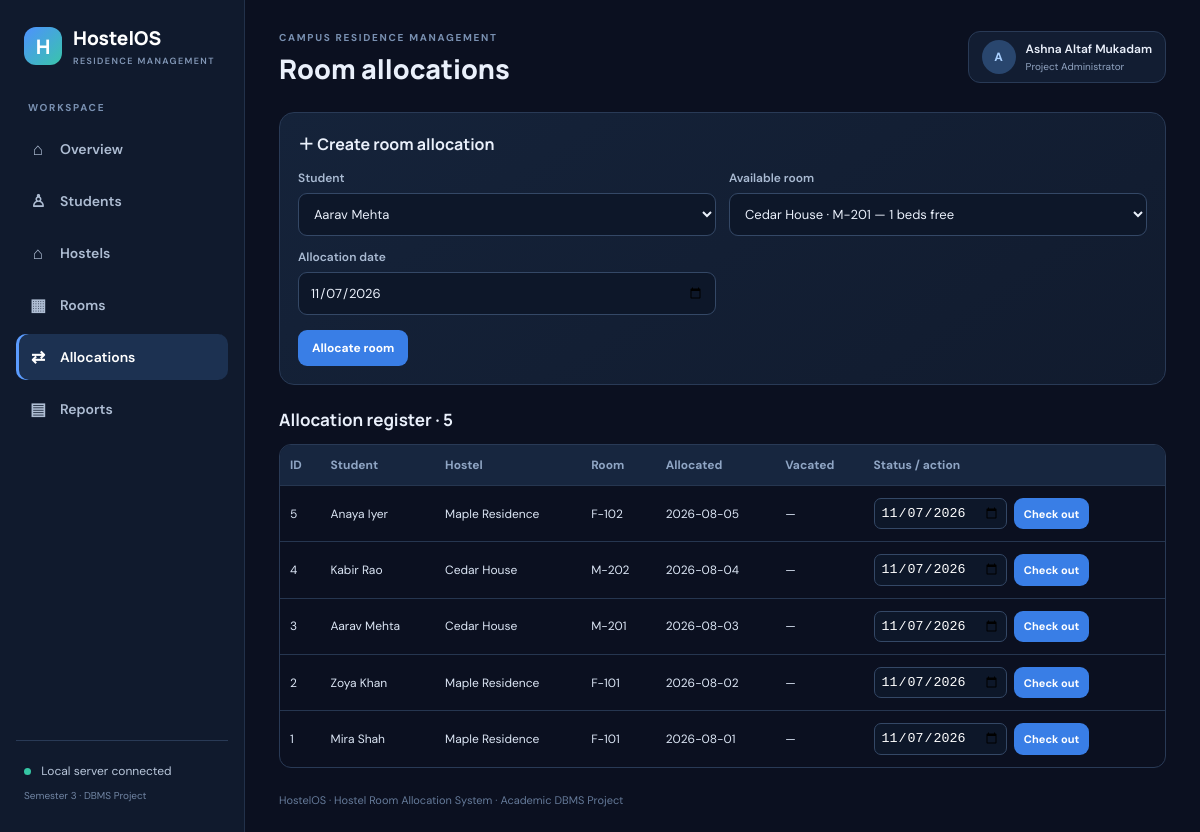
/allocations.php, run on the app's committed database.
### tables this page shows
CREATE TABLE allocations(
 allocation_id INT AUTO_INCREMENT PRIMARY KEY,
 student_id INT NOT NULL,
 room_id INT NOT NULL,
 allocation_date DATE NOT NULL,
 vacating_date DATE NULL,
 status ENUM('Active','Completed','Cancelled') NOT NULL DEFAULT 'Active',
 created_at TIMESTAMP DEFAULT CURRENT_TIMESTAMP,
 CONSTRAINT fk_alloc_student FOREIGN KEY(student_id) REFERENCES students(student_id)
   ON UPDATE CASCADE ON DELETE RESTRICT,
 CONSTRAINT fk_alloc_room FOREIGN KEY(room_id) REFERENCES rooms(room_id)
   ON UPDATE CASCADE ON DELETE RESTRICT,
 CONSTRAINT chk_allocation_dates CHECK(vacating_date IS NULL OR vacating_date>=allocation_date),
 INDEX idx_alloc_room_status(room_id,status),
 INDEX idx_alloc_student_status(student_id,status)
);

CREATE TABLE students(
 student_id INT AUTO_INCREMENT PRIMARY KEY,
 student_name VARCHAR(100) NOT NULL,
 email VARCHAR(120) NOT NULL UNIQUE,
 phone VARCHAR(20),
 gender ENUM('Female','Male','Other') NOT NULL,
 course VARCHAR(100) NOT NULL,
 created_at TIMESTAMP DEFAULT CURRENT_TIMESTAMP
);

CREATE TABLE hostels(
 hostel_id INT AUTO_INCREMENT PRIMARY KEY,
 hostel_name VARCHAR(100) NOT NULL UNIQUE,
 location VARCHAR(150) NOT NULL,
 gender_type ENUM('Female','Male','Any') NOT NULL,
 created_at TIMESTAMP DEFAULT CURRENT_TIMESTAMP
);

CREATE TABLE rooms(
 room_id INT AUTO_INCREMENT PRIMARY KEY,
 hostel_id INT NOT NULL,
 room_number VARCHAR(20) NOT NULL,
 room_type ENUM('Single','Double','Triple','Dormitory') NOT NULL,
 capacity INT NOT NULL,
 monthly_fee DECIMAL(10,2) NOT NULL DEFAULT 0,
 created_at TIMESTAMP DEFAULT CURRENT_TIMESTAMP,
 CONSTRAINT fk_rooms_hostel FOREIGN KEY(hostel_id) REFERENCES hostels(hostel_id)
   ON UPDATE CASCADE ON DELETE RESTRICT,
 CONSTRAINT uq_hostel_room UNIQUE(hostel_id,room_number),
 CONSTRAINT chk_room_capacity CHECK(capacity>0),
 CONSTRAINT chk_monthly_fee CHECK(monthly_fee>=0)
);

### allocations.php (the view, shortened to what this page needs)
<?php
require_once 'includes.php';
$students=$pdo->query("SELECT student_id,student_name FROM students ORDER BY student_name")->fetchAll();
$rooms=$pdo->query("SELECT r.room_id,h.hostel_name,r.room_number,r.capacity,COUNT(a.allocation_id) occupied FROM rooms r JOIN hostels h ON h.hostel_id=r.hostel_id LEFT JOIN allocations a ON a.room_id=r.room_id AND a.status='Active' GROUP BY r.room_id HAVING occupied<r.capacity ORDER BY h.hostel_name,r.room_number")->fetchAll();
$rows=$pdo->query("SELECT a.*,s.student_name,h.hostel_name,r.room_number FROM allocations a JOIN students s ON s.student_id=a.student_id JOIN rooms r ON r.room_id=a.room_id JOIN hostels h ON h.hostel_id=r.hostel_id ORDER BY a.allocation_id DESC")->fetchAll();
page_header('Room allocations','allocations.php');?>
<section class="form-card"><h3>＋ Create room allocation</h3><?php if(!$students||!$rooms):?><p class="muted">Add students and rooms with vacant capacity before creating an allocation.</p><?php else:?><form method="post"><input type="hidden" name="action" value="allocate"><div class="form-grid"><div class="field"><label>Student</label><select name="student_id"><?php foreach($students as $s):?><option value="<?=$s['student_id']?>"><?=e($s['student_name'])?></option><?php endforeach;?></select></div><div class="field"><label>Available room</label><select name="room_id"><?php foreach($rooms as $r):?><option value="<?=$r['room_id']?>"><?=e($r['hostel_name'].' · '.$r['room_number'].' — '.($r['capacity']-$r['occupied']).' beds free')?></option><?php endforeach;?></select></div><div class="field"><label>Allocation date</label><input type="date" name="allocation_date" value="<?=date('Y-m-d')?>" required></div></div><div class="form-actions"><button class="btn">Allocate room</button></div></form><?php endif;?></section>
<h3 class="section-title">Allocation register · <?=count($rows)?></h3><div class="table-wrap"><table><thead><tr><th>ID</th><th>Student</th><th>Hostel</th><th>Room</th><th>Allocated</th><th>Vacated</th><th>Status / action</th></tr></thead><tbody><?php foreach($rows as $r):?><tr><td><?=$r['allocation_id']?></td><td><?=e($r['student_name'])?></td><td><?=e($r['hostel_name'])?></td><td><?=e($r['room_number'])?></td><td><?=e($r['allocation_date'])?></td><td><?=e($r['vacating_date']??'—')?></td><td><?php if($r['status']==='Active'):?><form class="actions" method="post"><input type="hidden" name="action" value="checkout"><input type="hidden" name="id" value="<?=$r['allocation_id']?>"><input type="date" name="vacating_date" value="<?=date('Y-m-d')?>" required style="max-width:135px;background:#0d1729;color:#fff;border:1px solid #344866;border-radius:7px;padding:6px"><button class="btn small">Check out</button></form><?php else:?><span class="badge gray"><?=e($r['status'])?></span><?php endif;?></td></tr><?php endforeach;?></tbody></table></div>

### assets/style.css (style rules this page uses)
:root { --bg:#0b1020;--panel:#121d32;--panel2:#17243b;--line:#293a56;--muted:#91a4c1;--text:#eaf0fb;--blue:#5b9cff;--teal:#35c6a4 }
* { box-sizing:border-box }
body { margin:0;background:var(--bg);color:var(--text);font-family:'DM Sans',sans-serif;font-size:14px }
.metric,.panel,.form-card { background:linear-gradient(145deg,#15233a,#111b2e);border:1px solid var(--line);border-radius:15px;padding:18px }
.panel h3,.form-card h3 { font:700 16px Manrope;margin:0 0 15px }
table { width:100%;border-collapse:collapse;font-size:12px }
th { text-align:left;color:#8fa5c4;font-weight:700;background:#17263f }
td,th { padding:12px 10px;border-bottom:1px solid #263650 }
td { color:#dce6f5 }
tr:last-child td { border-bottom:0 }
.table-wrap { overflow-x:auto;border:1px solid var(--line);border-radius:12px }
.btn { display:inline-block;border:0;border-radius:9px;padding:10px 14px;background:#397ee6;color:white;text-decoration:none;font:700 12px 'DM Sans';cursor:pointer }
.btn.small { padding:7px 10px;font-size:11px }
.actions { display:flex;gap:7px;flex-wrap:wrap }
.form-grid { display:grid;grid-template-columns:repeat(2,minmax(0,1fr));gap:13px }
.field label { display:block;color:#a9bad2;font-size:12px;font-weight:600;margin-bottom:7px }
.field input,.field select { width:100%;background:#0d1729;color:#eaf0fb;border:1px solid #344866;border-radius:9px;padding:11px;font:13px 'DM Sans';outline:none }
.form-actions { margin-top:15px;display:flex;gap:8px }
.section-title { font:700 17px Manrope;margin:23px 0 13px }

### data on the page
allocations: allocation_id "5", student.student_name "Anaya Iyer", hostels.hostel_name "Maple Residence", room.room_number "F-102", allocation_date "2026-08-05", vacating_date "—"
allocations: allocation_id "4", student.student_name "Kabir Rao", hostels.hostel_name "Cedar House", room.room_number "M-202", allocation_date "2026-08-04", vacating_date "—"
allocations: allocation_id "3", student.student_name "Aarav Mehta", hostels.hostel_name "Cedar House", room.room_number "M-201", allocation_date "2026-08-03", vacating_date "—"
allocations: allocation_id "2", student.student_name "Zoya Khan", hostels.hostel_name "Maple Residence", room.room_number "F-101", allocation_date "2026-08-02", vacating_date "—"
allocations: allocation_id "1", student.student_name "Mira Shah", hostels.hostel_name "Maple Residence", room.room_number "F-101", allocation_date "2026-08-01", vacating_date "—"

### other printed values
$item[1] "⌂"
$item[0] "Overview"
$item[1] "♙"
$item[0] "Students"
$item[0] "Hostels"
$item[1] "▦"
$item[0] "Rooms"
$item[1] "⇄"
$item[0] "Allocations"
$item[1] "▤"
$item[0] "Reports"
$title "Room allocations"
count($rows) "5"
form field student_id "Aarav Mehta"
form field room_id "Cedar House · M-201 — 1 beds free"
